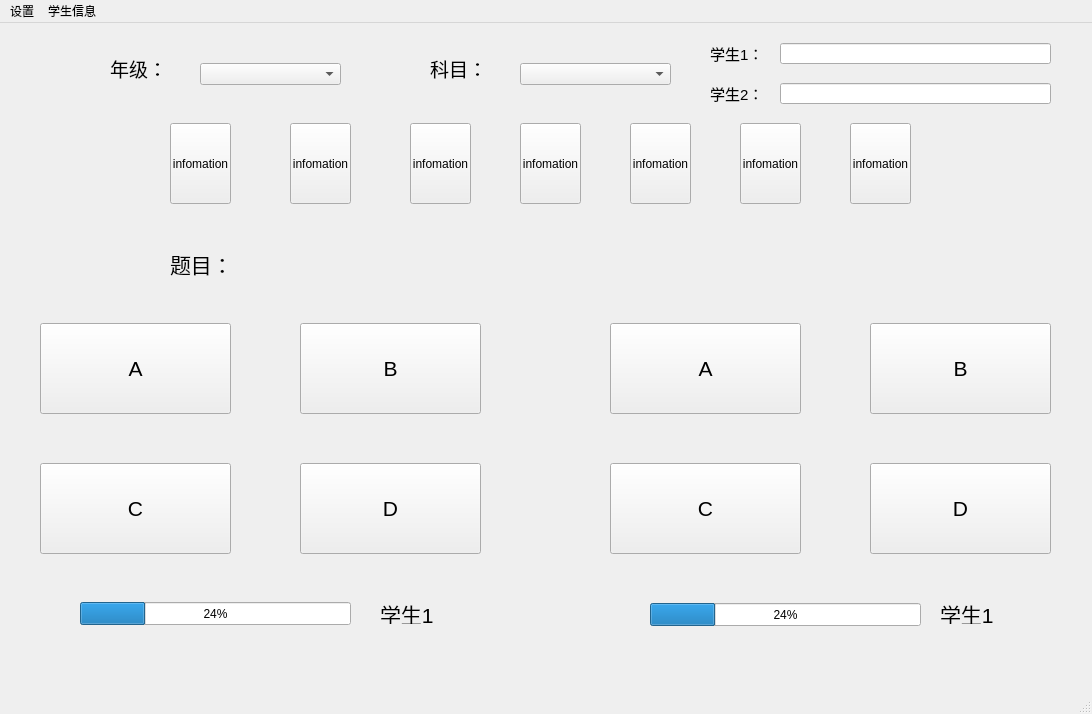
<?xml version="1.0" encoding="UTF-8"?>
<ui version="4.0">
 <class>MainWindow</class>
 <widget class="QMainWindow" name="MainWindow">
  <property name="geometry">
   <rect>
    <x>0</x>
    <y>0</y>
    <width>1092</width>
    <height>714</height>
   </rect>
  </property>
  <property name="windowTitle">
   <string>MainWindow</string>
  </property>
  <widget class="QWidget" name="centralwidget">
   <widget class="QComboBox" name="comboBox">
    <property name="geometry">
     <rect>
      <x>200</x>
      <y>40</y>
      <width>141</width>
      <height>22</height>
     </rect>
    </property>
   </widget>
   <widget class="QLabel" name="label">
    <property name="geometry">
     <rect>
      <x>110</x>
      <y>30</y>
      <width>61</width>
      <height>31</height>
     </rect>
    </property>
    <property name="font">
     <font>
      <family>Arial</family>
      <pointsize>14</pointsize>
     </font>
    </property>
    <property name="text">
     <string>年级：</string>
    </property>
   </widget>
   <widget class="QLabel" name="label_2">
    <property name="geometry">
     <rect>
      <x>430</x>
      <y>30</y>
      <width>61</width>
      <height>31</height>
     </rect>
    </property>
    <property name="font">
     <font>
      <family>Arial</family>
      <pointsize>14</pointsize>
     </font>
    </property>
    <property name="text">
     <string>科目：</string>
    </property>
   </widget>
   <widget class="QComboBox" name="comboBox_2">
    <property name="geometry">
     <rect>
      <x>520</x>
      <y>40</y>
      <width>151</width>
      <height>22</height>
     </rect>
    </property>
   </widget>
   <widget class="QPushButton" name="pushButton">
    <property name="geometry">
     <rect>
      <x>170</x>
      <y>100</y>
      <width>61</width>
      <height>81</height>
     </rect>
    </property>
    <property name="text">
     <string>infomation</string>
    </property>
   </widget>
   <widget class="QPushButton" name="pushButton_2">
    <property name="geometry">
     <rect>
      <x>290</x>
      <y>100</y>
      <width>61</width>
      <height>81</height>
     </rect>
    </property>
    <property name="text">
     <string>infomation</string>
    </property>
   </widget>
   <widget class="QPushButton" name="pushButton_3">
    <property name="geometry">
     <rect>
      <x>410</x>
      <y>100</y>
      <width>61</width>
      <height>81</height>
     </rect>
    </property>
    <property name="text">
     <string>infomation</string>
    </property>
   </widget>
   <widget class="QPushButton" name="pushButton_4">
    <property name="geometry">
     <rect>
      <x>520</x>
      <y>100</y>
      <width>61</width>
      <height>81</height>
     </rect>
    </property>
    <property name="text">
     <string>infomation</string>
    </property>
   </widget>
   <widget class="QPushButton" name="pushButton_5">
    <property name="geometry">
     <rect>
      <x>630</x>
      <y>100</y>
      <width>61</width>
      <height>81</height>
     </rect>
    </property>
    <property name="text">
     <string>infomation</string>
    </property>
   </widget>
   <widget class="QPushButton" name="pushButton_6">
    <property name="geometry">
     <rect>
      <x>740</x>
      <y>100</y>
      <width>61</width>
      <height>81</height>
     </rect>
    </property>
    <property name="text">
     <string>infomation</string>
    </property>
   </widget>
   <widget class="QPushButton" name="pushButton_7">
    <property name="geometry">
     <rect>
      <x>850</x>
      <y>100</y>
      <width>61</width>
      <height>81</height>
     </rect>
    </property>
    <property name="text">
     <string>infomation</string>
    </property>
   </widget>
   <widget class="QLabel" name="label_3">
    <property name="geometry">
     <rect>
      <x>170</x>
      <y>210</y>
      <width>711</width>
      <height>61</height>
     </rect>
    </property>
    <property name="font">
     <font>
      <family>Arial</family>
      <pointsize>16</pointsize>
     </font>
    </property>
    <property name="text">
     <string>题目：</string>
    </property>
   </widget>
   <widget class="QProgressBar" name="progressBar">
    <property name="geometry">
     <rect>
      <x>80</x>
      <y>579</y>
      <width>271</width>
      <height>23</height>
     </rect>
    </property>
    <property name="value">
     <number>24</number>
    </property>
   </widget>
   <widget class="QProgressBar" name="progressBar_2">
    <property name="geometry">
     <rect>
      <x>650</x>
      <y>580</y>
      <width>271</width>
      <height>23</height>
     </rect>
    </property>
    <property name="value">
     <number>24</number>
    </property>
   </widget>
   <widget class="QPushButton" name="pushButton_8">
    <property name="geometry">
     <rect>
      <x>40</x>
      <y>300</y>
      <width>191</width>
      <height>91</height>
     </rect>
    </property>
    <property name="font">
     <font>
      <family>Arial</family>
      <pointsize>16</pointsize>
     </font>
    </property>
    <property name="text">
     <string>A</string>
    </property>
   </widget>
   <widget class="QPushButton" name="pushButton_9">
    <property name="geometry">
     <rect>
      <x>40</x>
      <y>440</y>
      <width>191</width>
      <height>91</height>
     </rect>
    </property>
    <property name="font">
     <font>
      <family>Arial</family>
      <pointsize>16</pointsize>
     </font>
    </property>
    <property name="text">
     <string>C</string>
    </property>
   </widget>
   <widget class="QPushButton" name="pushButton_12">
    <property name="geometry">
     <rect>
      <x>300</x>
      <y>300</y>
      <width>181</width>
      <height>91</height>
     </rect>
    </property>
    <property name="font">
     <font>
      <family>Arial</family>
      <pointsize>16</pointsize>
     </font>
    </property>
    <property name="text">
     <string>B</string>
    </property>
   </widget>
   <widget class="QPushButton" name="pushButton_13">
    <property name="geometry">
     <rect>
      <x>300</x>
      <y>440</y>
      <width>181</width>
      <height>91</height>
     </rect>
    </property>
    <property name="font">
     <font>
      <family>Arial</family>
      <pointsize>16</pointsize>
     </font>
    </property>
    <property name="text">
     <string>D</string>
    </property>
   </widget>
   <widget class="QLineEdit" name="lineEdit">
    <property name="geometry">
     <rect>
      <x>780</x>
      <y>20</y>
      <width>271</width>
      <height>21</height>
     </rect>
    </property>
   </widget>
   <widget class="QLineEdit" name="lineEdit_2">
    <property name="geometry">
     <rect>
      <x>780</x>
      <y>60</y>
      <width>271</width>
      <height>21</height>
     </rect>
    </property>
   </widget>
   <widget class="QLabel" name="label_4">
    <property name="geometry">
     <rect>
      <x>710</x>
      <y>20</y>
      <width>54</width>
      <height>21</height>
     </rect>
    </property>
    <property name="font">
     <font>
      <family>Arial</family>
      <pointsize>11</pointsize>
     </font>
    </property>
    <property name="text">
     <string>学生1：</string>
    </property>
   </widget>
   <widget class="QLabel" name="label_5">
    <property name="geometry">
     <rect>
      <x>710</x>
      <y>60</y>
      <width>54</width>
      <height>21</height>
     </rect>
    </property>
    <property name="font">
     <font>
      <family>Arial</family>
      <pointsize>11</pointsize>
     </font>
    </property>
    <property name="text">
     <string>学生2：</string>
    </property>
   </widget>
   <widget class="QLabel" name="label_6">
    <property name="geometry">
     <rect>
      <x>380</x>
      <y>580</y>
      <width>91</width>
      <height>21</height>
     </rect>
    </property>
    <property name="font">
     <font>
      <family>Arial</family>
      <pointsize>16</pointsize>
     </font>
    </property>
    <property name="text">
     <string>学生1</string>
    </property>
   </widget>
   <widget class="QLabel" name="label_7">
    <property name="geometry">
     <rect>
      <x>940</x>
      <y>580</y>
      <width>91</width>
      <height>21</height>
     </rect>
    </property>
    <property name="font">
     <font>
      <family>Arial</family>
      <pointsize>16</pointsize>
     </font>
    </property>
    <property name="text">
     <string>学生1</string>
    </property>
   </widget>
   <widget class="QPushButton" name="pushButton_10">
    <property name="geometry">
     <rect>
      <x>610</x>
      <y>300</y>
      <width>191</width>
      <height>91</height>
     </rect>
    </property>
    <property name="font">
     <font>
      <family>Arial</family>
      <pointsize>16</pointsize>
     </font>
    </property>
    <property name="text">
     <string>A</string>
    </property>
   </widget>
   <widget class="QPushButton" name="pushButton_14">
    <property name="geometry">
     <rect>
      <x>870</x>
      <y>300</y>
      <width>181</width>
      <height>91</height>
     </rect>
    </property>
    <property name="font">
     <font>
      <family>Arial</family>
      <pointsize>16</pointsize>
     </font>
    </property>
    <property name="text">
     <string>B</string>
    </property>
   </widget>
   <widget class="QPushButton" name="pushButton_15">
    <property name="geometry">
     <rect>
      <x>870</x>
      <y>440</y>
      <width>181</width>
      <height>91</height>
     </rect>
    </property>
    <property name="font">
     <font>
      <family>Arial</family>
      <pointsize>16</pointsize>
     </font>
    </property>
    <property name="text">
     <string>D</string>
    </property>
   </widget>
   <widget class="QPushButton" name="pushButton_11">
    <property name="geometry">
     <rect>
      <x>610</x>
      <y>440</y>
      <width>191</width>
      <height>91</height>
     </rect>
    </property>
    <property name="font">
     <font>
      <family>Arial</family>
      <pointsize>16</pointsize>
     </font>
    </property>
    <property name="text">
     <string>C</string>
    </property>
   </widget>
  </widget>
  <widget class="QMenuBar" name="menubar">
   <property name="geometry">
    <rect>
     <x>0</x>
     <y>0</y>
     <width>1092</width>
     <height>23</height>
    </rect>
   </property>
   <widget class="QMenu" name="menu">
    <property name="title">
     <string>设置</string>
    </property>
    <addaction name="action"/>
    <addaction name="action_2"/>
    <addaction name="separator"/>
    <addaction name="action_4"/>
   </widget>
   <widget class="QMenu" name="menu_2">
    <property name="title">
     <string>学生信息</string>
    </property>
    <addaction name="action_5"/>
    <addaction name="action_6"/>
    <addaction name="action_7"/>
   </widget>
   <addaction name="menu"/>
   <addaction name="menu_2"/>
  </widget>
  <widget class="QStatusBar" name="statusbar"/>
  <action name="action">
   <property name="text">
    <string>语言</string>
   </property>
  </action>
  <action name="action_2">
   <property name="text">
    <string>题目信息</string>
   </property>
  </action>
  <action name="action_4">
   <property name="text">
    <string>作者信息</string>
   </property>
  </action>
  <action name="action_5">
   <property name="text">
    <string>具体信息查询</string>
   </property>
  </action>
  <action name="action_6">
   <property name="text">
    <string>排名</string>
   </property>
  </action>
  <action name="action_7">
   <property name="text">
    <string>错题查询</string>
   </property>
  </action>
 </widget>
 <resources/>
 <connections/>
</ui>
